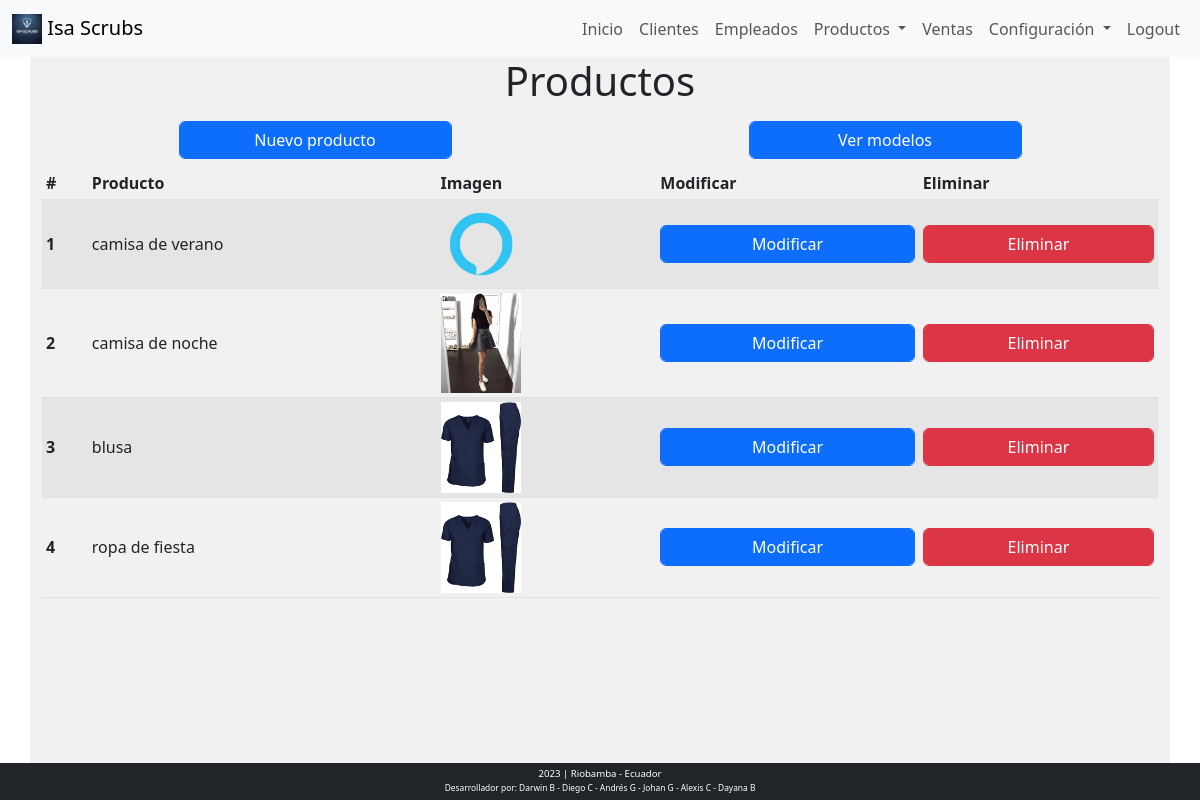
Screenshot of /productos (signed in) with the database file from the repository.
### tables this page shows
CREATE TABLE `producto` (
  `Id_Producto` int(3) NOT NULL,
  `Des_Producto` varchar(255) NOT NULL,
  `Id_Categoria` int(3) NOT NULL,
  `Eliminado` varchar(2) NOT NULL,
  `img_Producto` varchar(256) NOT NULL
);

### public/index.php (called while the page is built, shortened)
<?php
require_once("../controller/controlador.php");
?>

### view/productos.php (the view, shortened to what this page needs)
<?php
if (isset($_SESSION['tipo_persona']) && $_SESSION['tipo_persona'] == 'personal') {
    require_once("../config/conexion.php");
    $sql = "SELECT * from producto where Eliminado = 'no'";
    $res = mysqli_query($conexion, $sql);
    $datos = array();
    while ($fila = mysqli_fetch_assoc($res)) {
        $datos[] = $fila;
    }
?>
    <div class="row text-center">
        <div class="col">
            <h1>Productos</h1>
        </div>
    </div>
    <div class="row text-center">
        <div class="col-md-6 py-2">
            <input type="button" value="Nuevo producto" class="btn btn-primary form-control w-50" data-bs-toggle="modal" data-bs-target="#producto_insert_modal">
        </div>
        <div class="col-md-6 py-2">
            <a class="btn btn-primary form-control w-50" href="/modelos">Ver modelos</a>
        </div>
    </div>
    <div class="row">
        <div class="col">
            <table class="table table-striped table-hover table-responsive-sm table-sm align-middle ">
                <thead>
                    <tr>
                        <th scope="col">#</th>
                        <th scope="col">Producto</th>
                        <th scope="col">Imagen</th>
                        <th scope="col">Modificar</th>
                        <th scope="col">Eliminar</th>
                    </tr>
                </thead>
                <tbody>
                    <?php foreach ($datos as $key => $fila) { ?>
                        <tr>
                            <th scope="row"><?= $key + 1 ?></th>
                            <td><?= $fila['Des_Producto'] ?></td>
                            <td><img src="<?= PATH_FILES . 'productos/' . $fila['img_Producto'] ?>" alt="" class="img_prod"></td>
                            <td><button class="btn btn-primary form-control btn_update" data-bs-toggle="modal" data-bs-target="#producto_update_modal" id="<?= $fila['Id_Producto'] ?>">Modificar</button>
                            </td>
                            <td>
                                <a href="/producto/delete?opcion=delete_producto&Id_Producto=<?= $fila['Id_Producto'] ?>"><button class="btn btn-danger form-control">Eliminar</button></a>
                            </td>
                        </tr>
                    <?php } ?>
                </tbody>
            </table>
        </div>
    </div>
<?php
} else
    header('Location: /')
?>

### public/css/estilos.css (style rules this page uses)
* { margin: 0; padding: 0; box-sizing: border-box; }
body { background-color: white; }

### view/productos.php (style rules this page uses)
.img_prod { max-width: 80px; }

### rows the page displays
producto: Des_Producto "camisa de verano", img_Producto (picture)
producto: Des_Producto "camisa de noche", img_Producto (picture)
producto: Des_Producto "blusa", img_Producto (picture)
producto: Des_Producto "ropa de fiesta", img_Producto (picture)
